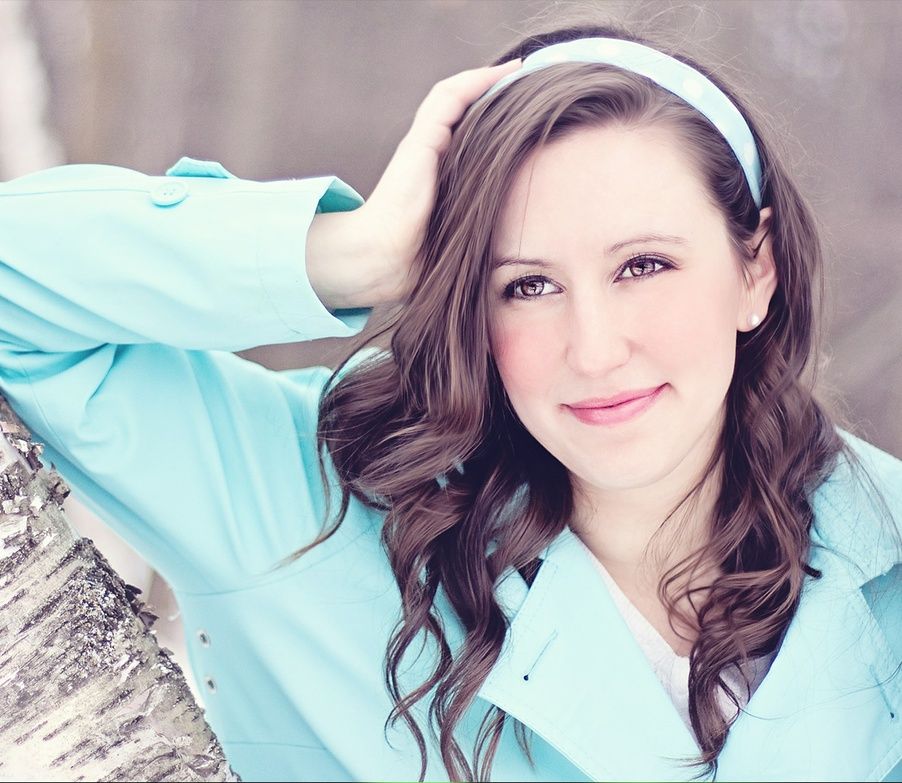
#> input picture PYTHON/lena.jpg, 902 x 783 px, shrunk from 1244 x 1080 before the run
$ python 'Apresenta imagem na tela.py'
#> lines starting #> are read from the running program, lines starting #| are printed output that depends on the picture
import cv2

import numpy as np

imgBGR = cv2.imread('lena.jpg')
#> imgBGR is the input picture: shape (783, 902, 3); mean B, G, R 182.1, 178.4, 176

imgRGB = cv2.imread('lena.jpg')

img_concate_Hori = np.concatenate((imgRGB, imgRGB), axis=1)
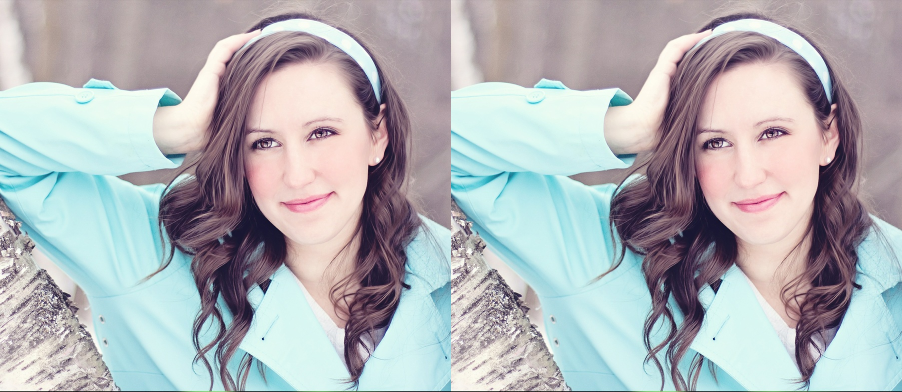
#> img_concate_Hori: shape (783, 1804, 3) (shown at 1/2 size); mean B, G, R 182.1, 178.4, 176

cv2.imshow('concatenated_Hori', img_concate_Hori)

#cv2.imshow('concatenated_Verti', img_concate_Verti)

cv2.waitKey(0)

cv2.destroyAllWindows()

$ run again, with PYTHON/steven tyler.jpg copied over PYTHON/lena.jpg
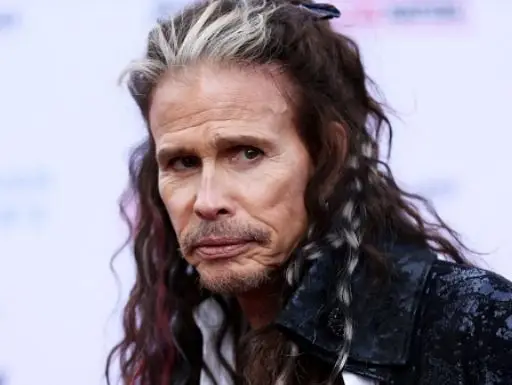
#> input picture PYTHON/steven tyler.jpg, 512 x 385 px
#> imgBGR is the input picture: shape (385, 512, 3); mean B, G, R 147.4, 136.6, 145.2
#> `img_concate_Hori = np.concatenate((imgRGB, imgRGB), axis=1)`:
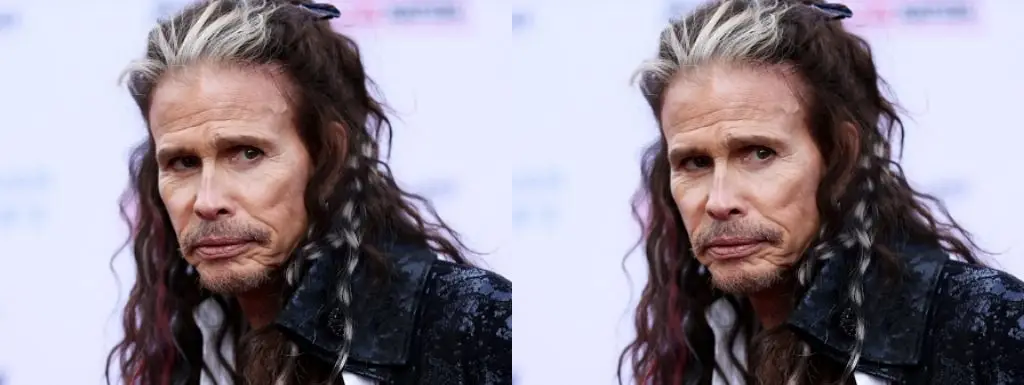
#> img_concate_Hori: shape (385, 1024, 3); mean B, G, R 147.4, 136.6, 145.2
